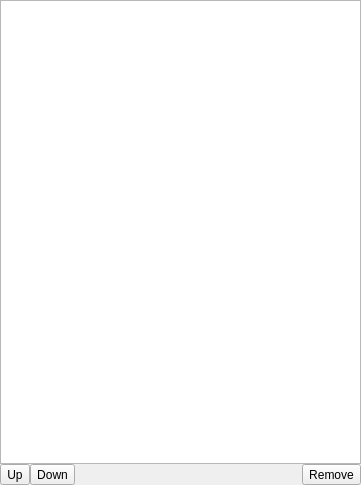
<?xml version="1.0" encoding="UTF-8"?>
<ui version="4.0">
 <class>Form</class>
 <widget class="QWidget" name="Form">
  <property name="geometry">
   <rect>
    <x>0</x>
    <y>0</y>
    <width>361</width>
    <height>485</height>
   </rect>
  </property>
  <property name="sizePolicy">
   <sizepolicy hsizetype="Preferred" vsizetype="Expanding">
    <horstretch>0</horstretch>
    <verstretch>0</verstretch>
   </sizepolicy>
  </property>
  <property name="windowTitle">
   <string>Form</string>
  </property>
  <layout class="QVBoxLayout" name="verticalLayout">
   <property name="spacing">
    <number>0</number>
   </property>
   <property name="margin">
    <number>0</number>
   </property>
   <item>
    <widget class="LayerWidget" name="layerWidget">
     <property name="sizePolicy">
      <sizepolicy hsizetype="Preferred" vsizetype="Expanding">
       <horstretch>0</horstretch>
       <verstretch>0</verstretch>
      </sizepolicy>
     </property>
    </widget>
   </item>
   <item>
    <layout class="QHBoxLayout" name="horizontalLayout_4">
     <item>
      <widget class="QToolButton" name="UpButton">
       <property name="toolTip">
        <string>move layer up</string>
       </property>
       <property name="text">
        <string>Up</string>
       </property>
       <property name="icon">
        <iconset>
         <normaloff>../shell/gui/icons/16x16/actions/go-up.png</normaloff>../shell/gui/icons/16x16/actions/go-up.png</iconset>
       </property>
      </widget>
     </item>
     <item>
      <widget class="QToolButton" name="DownButton">
       <property name="toolTip">
        <string>move layer down</string>
       </property>
       <property name="text">
        <string>Down</string>
       </property>
       <property name="icon">
        <iconset>
         <normaloff>../shell/gui/icons/16x16/actions/go-down.png</normaloff>../shell/gui/icons/16x16/actions/go-down.png</iconset>
       </property>
      </widget>
     </item>
     <item>
      <spacer name="horizontalSpacer_3">
       <property name="orientation">
        <enum>Qt::Horizontal</enum>
       </property>
       <property name="sizeHint" stdset="0">
        <size>
         <width>40</width>
         <height>20</height>
        </size>
       </property>
      </spacer>
     </item>
     <item>
      <widget class="QToolButton" name="SaveButton">
       <property name="toolTip">
        <string>save layer</string>
       </property>
       <property name="text">
        <string>Remove</string>
       </property>
       <property name="icon">
        <iconset>
         <normaloff>../shell/gui/icons/16x16/actions/document-save.png</normaloff>../shell/gui/icons/16x16/actions/document-save.png</iconset>
       </property>
      </widget>
     </item>
    </layout>
   </item>
  </layout>
 </widget>
 <customwidgets>
  <customwidget>
   <class>LayerWidget</class>
   <extends>QListView</extends>
   <header>volumina.widgets.layerwidget</header>
  </customwidget>
 </customwidgets>
 <resources/>
 <connections/>
</ui>
